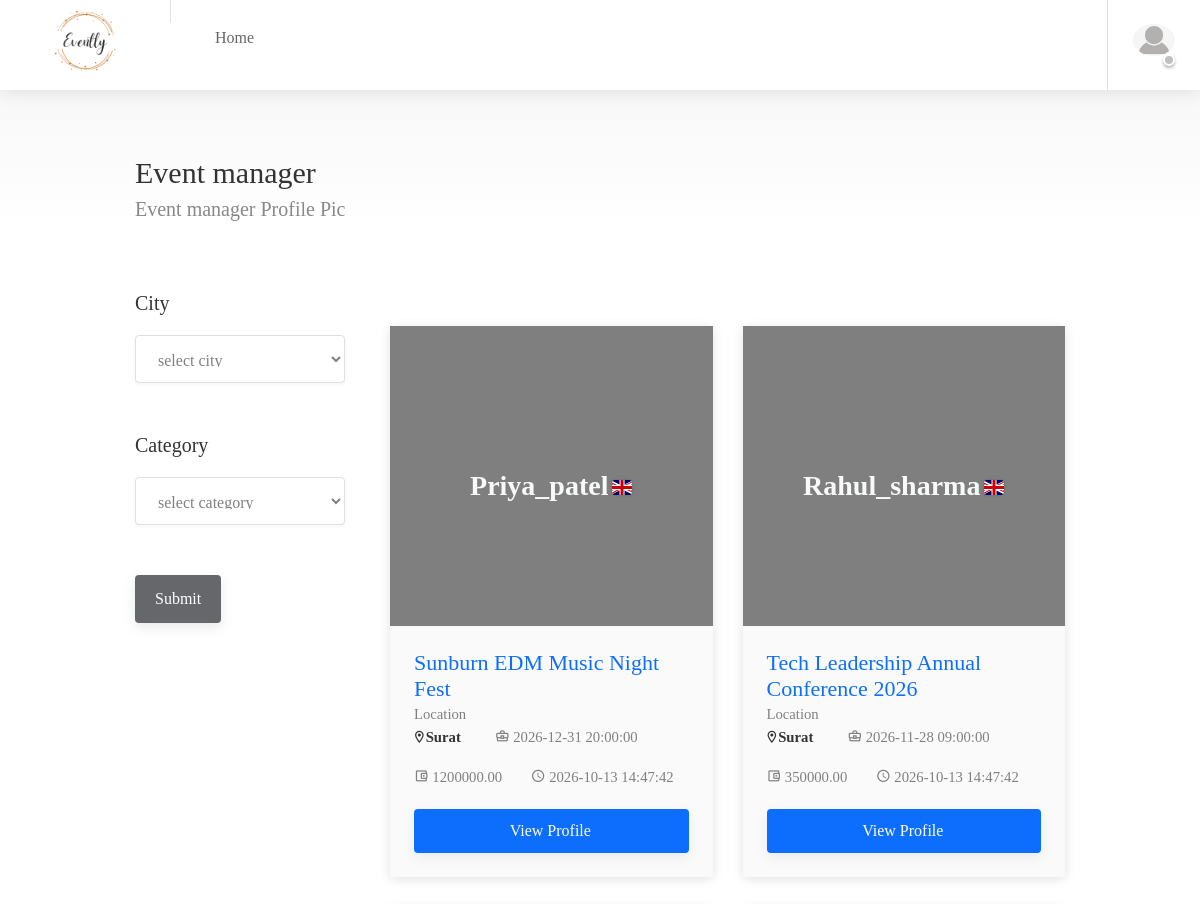
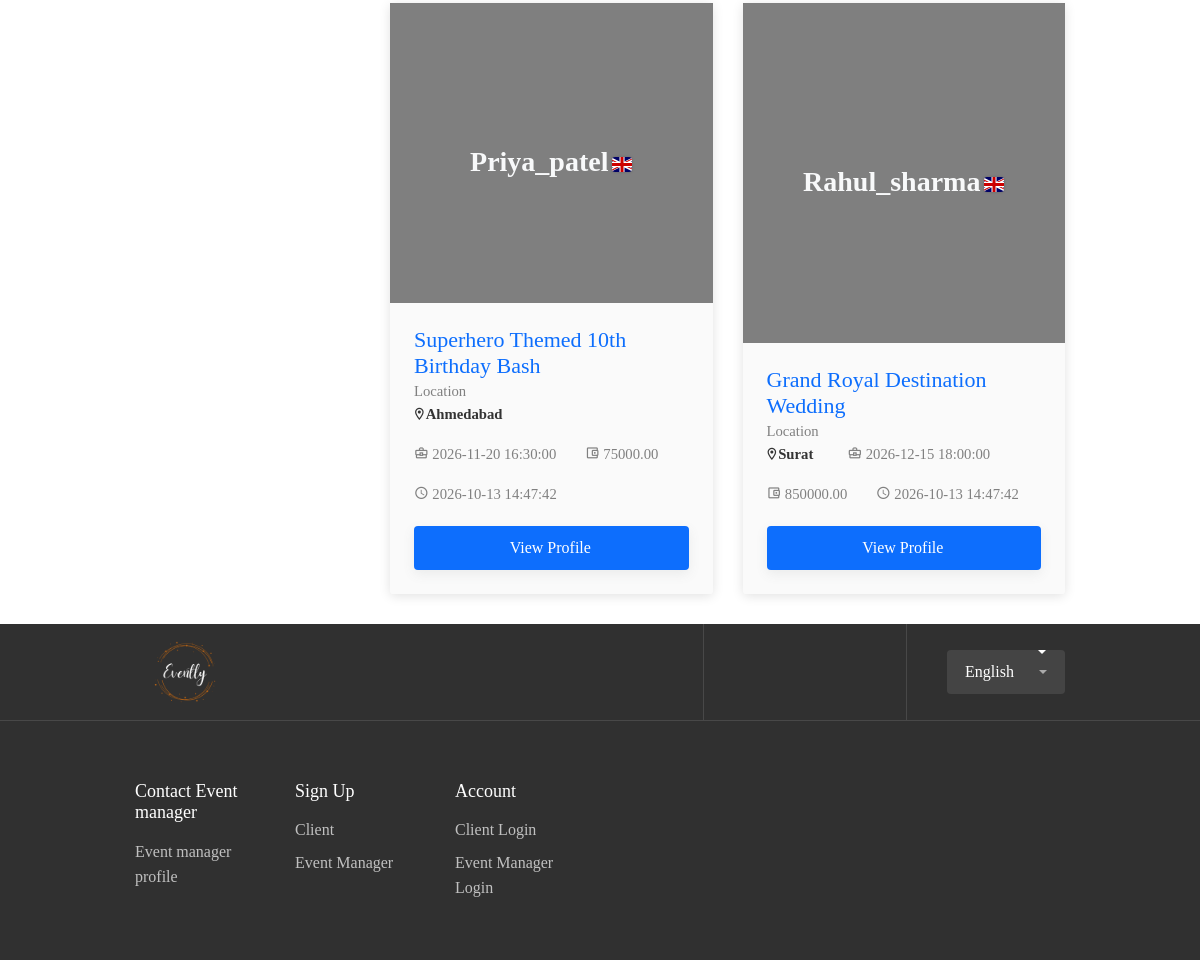
The page /index.php/project/Explore on the database its author committed (2 pictures, top to bottom).
### tables this page shows
CREATE TABLE IF NOT EXISTS `tblproject` (
  `projectid` int(11) NOT NULL AUTO_INCREMENT,
  `title` varchar(255) NOT NULL,
  `description` text NOT NULL,
  `clientid` int(11) NOT NULL,
  `coverpage` varchar(255) DEFAULT 'coverimg.jpg',
  `budget` decimal(12,2) NOT NULL,
  `eventdatetime` datetime DEFAULT NULL,
  `categoryid` int(11) NOT NULL,
  `cityid` int(11) NOT NULL,
  `actionstartdate` date DEFAULT NULL,
  `assignedmanagerid` int(11) DEFAULT NULL,
  `addedDT` timestamp NOT NULL DEFAULT CURRENT_TIMESTAMP,
  `createdDT` timestamp NOT NULL DEFAULT CURRENT_TIMESTAMP,
  `created_at` timestamp NOT NULL DEFAULT CURRENT_TIMESTAMP,
  PRIMARY KEY (`projectid`),
  KEY `fk_project_client` (`clientid`),
  KEY `fk_project_cat` (`categoryid`),
  KEY `fk_project_city` (`cityid`)
);

CREATE TABLE IF NOT EXISTS `tblclient` (
  `clientid` int(11) NOT NULL AUTO_INCREMENT,
  `username` varchar(100) NOT NULL,
  `password` varchar(255) NOT NULL,
  `email` varchar(150) NOT NULL,
  `contactno` varchar(20) NOT NULL,
  `profilepic` varchar(255) DEFAULT 'default.png',
  `bio` text DEFAULT NULL,
  `cityid` int(11) DEFAULT NULL,
  `status` tinyint(1) NOT NULL DEFAULT 0,
  `default` int(11) NOT NULL DEFAULT 0,
  `created_at` timestamp NOT NULL DEFAULT CURRENT_TIMESTAMP,
  PRIMARY KEY (`clientid`)
);

CREATE TABLE IF NOT EXISTS `tblcity` (
  `cityid` int(11) NOT NULL AUTO_INCREMENT,
  `cityname` varchar(100) NOT NULL,
  `stateid` int(11) NOT NULL,
  PRIMARY KEY (`cityid`),
  KEY `fk_city_state` (`stateid`)
);

### application/controllers/Project.php (called while the page is built, shortened)
<?php
class Project extends CI_Controller
{
    public function __construct()
    {
        $this->load->model("ProjectM","pm");
    }
    public function Explore()
   {
        $projects=$this->pm->getAllPosts();
        $temp=[
            "posts"=>$projects,
            "cat"=>$this->pm->getAllCity(),
            "cate"=>$this->pm->getAllcategory(),
        ];
    $this->load->view("explore",$temp);
   }
}
?>

### index.php (called while the page is built, shortened)
<?php
require_once BASEPATH.'core/CodeIgniter.php';

### application/models/ProjectM.php (called while the page is built, shortened)
<?php
    class ProjectM extends CI_Model
    {
       public function getAllPosts($where=null)
        {
            $this->db->select("p.*,ci.username as uname,c.categoryname as cname,cat.cityname as catname")->from("tblproject p")->join("tblcategory c","p.categoryid=c.categoryid")->join("tblcity cat","p.cityid=cat.cityid")->join("tblclient ci","p.clientid=ci.clientid")->order_by("p.projectid","desc");
            return $this->db->get()->result();
        }
    }
?>

### application/views/explore.php (the view, shortened to what this page needs)
<!doctype html>
<html lang="en">
<head>
	<?php include_once('topscripts.php') ?>
</head>
<body>
	<?php include_once('header.php') ?>
	<div id="wrapper">
		<div id="titlebar" class="gradient">
			<div class="container">
				<div class="row">
					<div class="col-md-12">
						<h2>Event manager</h2>
						<span>Event manager Profile Pic</span>
					</div>
				</div>
			</div>
		</div>
		<div class="container">
			<div class="row">
				<div class="col-xl-3 col-lg-4">
					<div class="sidebar-container">
						<form method="post" action="<?=site_url("Project/Explore")?>" >
						<div class="sidebar-widget">
							<h3>City</h3>
							<select class=" with-border" data-size="7" title="Select City" name="txtcity">
								<option value="-1"> select city</option>
							</select>
						</div>
						<div class="sidebar-widget">
							<h3>Category</h3>
							<select class=" with-border" data-size="7" title="Select Category" name="txtcate">
								<option value="-1"> select category</option>
							</select>
						</div>
 						<input type="submit" name="btnsearch">
</form>
					</div>
				</div>
				<div class="col-xl-9 col-lg-8 content-left-offset">
					<div class="freelancers-container freelancers-grid-layout margin-top-35">
						<?php
						foreach ($posts as $p) {
						?>
							<div class="freelancer">
								<div class="freelancer-overview" style="background-image: url(<?= base_url("resources/media/images/" . $p->coverpage) ?>);background-size: cover;height: 300px;background-color: rgba(0,0,0,0.5);background-blend-mode: multiply;">
									<div class="freelancer-overview-inner">
										<div class="freelancer-name">
											<h4><a href="" class="text-light fw-bold text-capitalize fs-3"><?= $p->uname ?><img class="flag" src="images/flags/gb.svg" alt="" title="United Kingdom" data-tippy-placement="top"></a></h4>
										</div>
									</div>
								</div>
								<div class="freelancer-details p-4">
									<div class="freelancer-details-list">
										<h3 class="text-primary"><?= $p->title ?></h3>
										<ul>
											<li>Location <strong><i class="icon-material-outline-location-on"></i><?= $p->catname ?></strong></li>
											<li><i class="icon-material-outline-business-center"></i>
												<?= $p->eventdatetime ?>
											</li>
											<li><i class="icon-material-outline-account-balance-wallet"></i>
												<?= $p->budget ?>
											</li>
											<li><i class="icon-material-outline-access-time"></i>
												<?= !empty($p->addedDT) ? $p->addedDT : (!empty($p->created_at) ? $p->created_at : (!empty($p->actionstartdate) ? $p->actionstartdate : '')) ?>
											</li>
										</ul>
									</div>
									<a href="<?= site_url("Project/loadPost/$p->projectid") ?>" class="button button-sliding-icon ripple-effect bg-primary">View Profile <i class="icon-material-outline-arrow-right-alt"></i></a>
								</div>
							</div>
						<?php
						}
						?>
					</div>
				</div>
			</div>
		</div>
	</div>
	<?php include_once('footer.php') ?>
</body>
</html>

### resources/user/css/colors/blue.css (style rules this page uses)
a, .header-widget .log-in-button:hover i, .notification-text span.color, .header-notifications-content .notification-text span.color, ul.user-menu-small-nav li a:hover, ul.user-menu-small-nav li a:hover i, #navigation ul li:hover a:after, #navigation ul li a.current, #navigation ul li a.current:after, #navigation ul li:hover a, #breadcrumbs ul li a:hover, #breadcrumbs.white ul li a:hover, .single-page-header .header-details li a:hover, .blog-post-content h3 a:hover, #posts-nav li a:hover, .task-tags span, .freelancer-detail-item a:hover, .list-4 li:before, .list-3 li:before, .list-2 li:before, .list-1 li:before, .share-buttons-content span strong, .keyword, .banner-headline strong.color, .category-box-icon, .recommended .pricing-plan-label, .recommended .pricing-plan-label strong, .boxed-widget.summary li.total-costs span, .testimonial-box:before, .single-counter h3, .popup-tabs-nav li.active a, .dialog-with-tabs .forgot-password:hover, .dropdown-menu > li > a:hover, .dropdown-menu > .active > a, .dropdown-menu > .active > a:hover, .bootstrap-select .dropdown-menu li.selected a span.check-mark:before, .bootstrap-select .dropdown-menu li.selected:hover a span.check-mark:before, .boxed-list-headline h3 i, .boxed-list-item .item-details .detail-item a:hover, .job-overview .job-overview-inner ul li i, .dashboard-nav ul:before, .dashboard-nav ul li.active-submenu a i, .dashboard-nav ul li.active a i, .dashboard-nav ul li:hover a i, .dashboard-nav ul li.active-submenu a, .dashboard-nav ul li:hover a, .dashboard-nav ul li.active a, .dashboard-nav ul li.active-submenu a:after, .dashboard-nav ul li.active a:after, .dashboard-nav ul li:hover a:after, .dashboard-box .headline h3 i, .help-icon, .header-widget .log-in-button:hover, .header-widget .log-in-button:hover i { color:#2a41e8; }
#backtotop a, .header-notifications-trigger span, a.header-notifications-button, #navigation ul ul.dropdown-nav ul.dropdown-nav li:hover a:after, #navigation ul ul.dropdown-nav li:hover a:after, .mm-menu em.mm-counter, .language-switcher.bootstrap-select.btn-group.open button, .language-switcher.bootstrap-select.btn-group button:hover, .footer-links ul li a span:before, .newsletter button, .pagination ul li a.current-page, a.blog-post-info:hover, #posts-nav li a:hover span, .comment-by a.reply:hover, .contact-address-headline:after, .enable-filters-button span, .enable-filters-button i, .job-listing.with-apply-button:hover .list-apply-button, .letters-list a.current, span.button, button.button, input[type="button"], input[type="submit"], a.button, .list-1 li:before, mark.color, table.basic-table th, .copy-url .copy-url-button, .keyword-input-container .keyword-input-button, .tags-container input[type="checkbox"]:checked + label, input:checked + .switch-button, .radio input[type="radio"] + label .radio-label:after, .uploadButton .uploadButton-button:hover, .pricing-plan .button:hover, .pricing-plan.recommended .button, .pricing-plan .recommended-badge, .payment-tab-trigger > input:checked ~ label::after, .breathing-icon, .icon-box-check, .testimonial-author span, .qtyInc:hover, .qtyDec:hover, #sign-in-dialog .mfp-close:hover, #small-dialog-1 .mfp-close:hover, #small-dialog-2 .mfp-close:hover, #small-dialog-3 .mfp-close:hover, #small-dialog-4 .mfp-close:hover, #small-dialog .mfp-close:hover, .slider-selection, .cluster-visible, .marker-container, .custom-zoom-in:hover, .custom-zoom-out:hover, #geoLocation:hover, #streetView:hover, #scrollEnabling:hover, #scrollEnabling.enabled, a.apply-now-button, a.attachment-box:hover, .freelancer-indicators .indicator-bar span, .dashboard-nav ul li span.nav-tag, .dashboard-box .button.dark:not(.ico):hover, .messages-inbox ul li:before, .message-by h5 i, .message-bubble.me .message-text { background-color:#2a41e8; }
.freelancers-grid-layout .freelancer-details a.button { box-shadow: 0 4px 12px rgba(42,65,232,0.1); }
span.button, button.button, input[type="button"], input[type="submit"], a.button { box-shadow: 0 4px 12px rgba(42,65,232,0.15); }

### rows shown on the page
tblproject: clientid.username "Priya_patel", title "Sunburn EDM Music Night Fest", cityid.cityname "Surat", eventdatetime "2026-12-31 20:00:00", budget "1200000.00", addedDT "2026-10-13 14:47:42"
tblproject: clientid.username "Rahul_sharma", title "Tech Leadership Annual Conference 2026", cityid.cityname "Surat", eventdatetime "2026-11-28 09:00:00", budget "350000.00", addedDT "2026-10-13 14:47:42"
tblproject: clientid.username "Priya_patel", title "Superhero Themed 10th Birthday Bash", cityid.cityname "Ahmedabad", eventdatetime "2026-11-20 16:30:00", budget "75000.00", addedDT "2026-10-13 14:47:42"
tblproject: clientid.username "Rahul_sharma", title "Grand Royal Destination Wedding", cityid.cityname "Surat", eventdatetime "2026-12-15 18:00:00", budget "850000.00", addedDT "2026-10-13 14:47:42"
